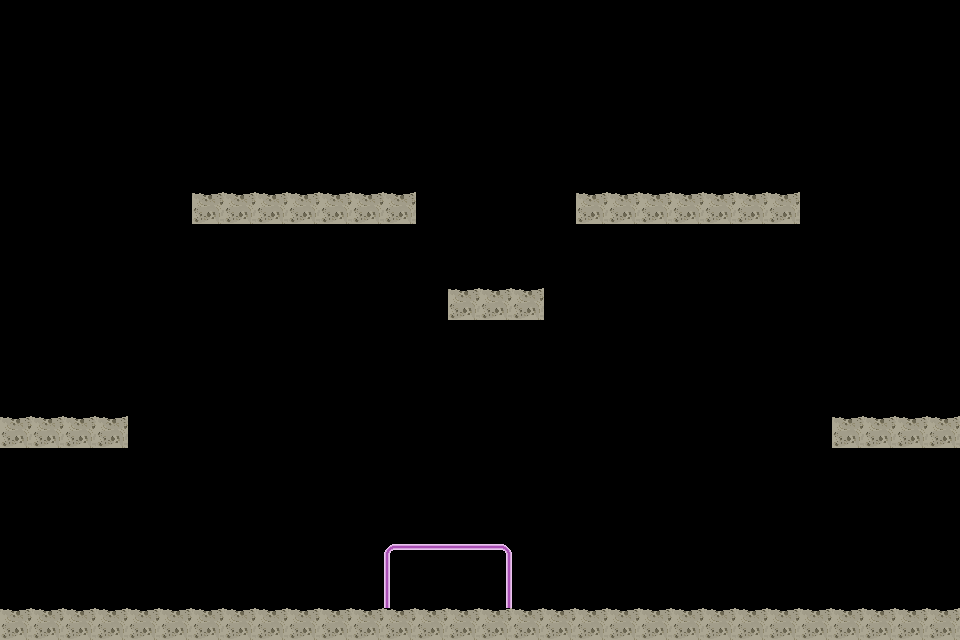

Tiled map render using the project's own tile images. Description and the map definition, with tile-layer contents summarised, below:
An orthogonal 30x20 tile map with 32x32 px tiles, 2 tile layers (moonLayer, domeLayer), 2 tilesets.

<map version="1.0" orientation="orthogonal" renderorder="right-down" width="30" height="20" tilewidth="32" tileheight="32" nextobjectid="1">
 <tileset firstgid="1" name="mapTileset" tilewidth="32" tileheight="32" tilecount="4" columns="4">
  <image source="tileset/mapTileset.png" width="128" height="32" />
 </tileset>
 <tileset firstgid="5" name="mapTileset2" tilewidth="32" tileheight="32" tilecount="6" columns="6">
  <image source="tileset/mapTileset2.png" width="192" height="32" />
 </tileset>
 <layer name="moonLayer" width="30" height="20">
  <data>[600 cells, 55 non-empty, 1 distinct tile ids]</data>
 </layer>
 <layer name="domeLayer" width="30" height="20">
  <data>[600 cells, 6 non-empty, 5 distinct tile ids]</data>
 </layer>
</map>